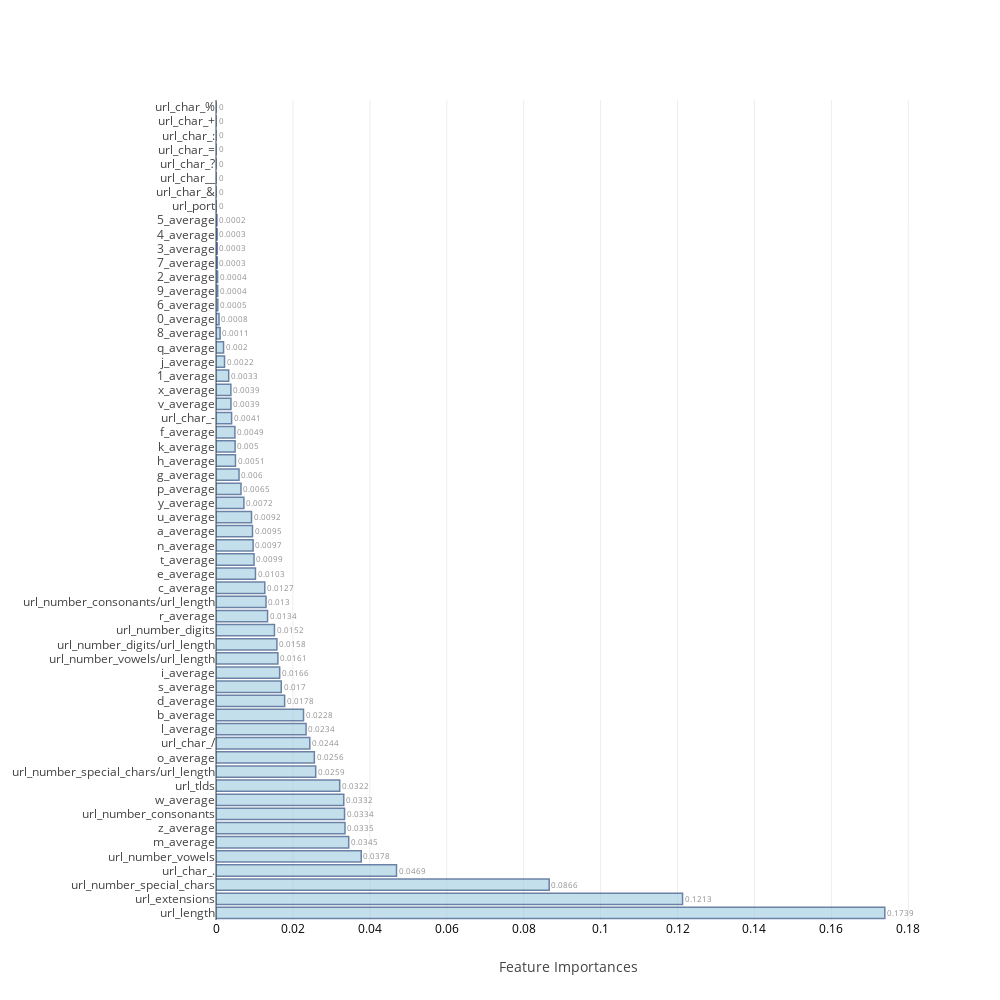

The notebook cell saved with this chart:
### Code cell
feat_imp=[None]*4
j=0
for i in range(0,8):
    if i>=2 and i<=5:
        model,cm_train,cm_test,acc_train,acc_test,roc_auc,feat_imp[j],mcc=f[i](X_train,Y_train,scaled_X_test,test_Y,columns)
        j=j+1
    else:
        model,cm_train,cm_test,acc_train,acc_test,roc_auc,mcc=f[i](X_train,Y_train,scaled_X_test,test_Y)
    table_80_80_train.loc[i]=   ([acc_train,cm_train.TP,cm_train.TN,cm_train.FP,cm_train.FN,cm_train.FPR,cm_train.FNR])
    table_80_80_test.loc[i] =   ([acc_test ,cm_test.TP, cm_test.TN, cm_test.FP, cm_test.FN, cm_test.FPR, cm_test.FNR,roc_auc,mcc])
    print("\n")

### Figure 1 — Plotly figure (JSON) as saved in the notebook; plotly's stock layout.template omitted (floating-point values rounded to 4 significant figures)
{"data": [{"marker": {"color": "rgb(158,202,225)", "line": {"color": "rgb(8,48,107)", "width": 1.5}}, "opacity": 0.6, "orientation": "h", "text": [0.1739, 0.1213, 0.0866, 0.0469, 0.0378, 0.0345, 0.0335, 0.0334, 0.0332, 0.0322, 0.0259, 0.0256, 0.0244, 0.0234, 0.0228, 0.0178, 0.017, 0.0166, 0.0161, 0.0158, 0.0152, 0.0134, 0.013, 0.0127, 0.0103, 0.0099, 0.0097, 0.0095, 0.0092, 0.0072, 0.0065, 0.006, 0.0051, 0.005, 0.0049, 0.0041, 0.0039, 0.0039, 0.0033, 0.0022, 0.002, 0.0011, 0.0008, 0.0005, 0.0004, 0.0004, 0.0003, 0.0003, 0.0003, 0.0002, 0, 0, 0, 0, 0, 0, 0, 0], "textposition": "outside", "type": "bar", "uid": "d76a871f-dec5-4803-a2e6-7723e4f9e8d0", "x": [0.1739, 0.1213, 0.08664, 0.04694, 0.03776, 0.0345, 0.03354, 0.03342, 0.03322, 0.03217, 0.02593, 0.02557, 0.02439, 0.02342, 0.02276, 0.01785, 0.01697, 0.01656, 0.0161, 0.01583, 0.0152, 0.01341, 0.01301, 0.01268, 0.01026, 0.009888, 0.009651, 0.009486, 0.009235, 0.007246, 0.0065, 0.005986, 0.005062, 0.004969, 0.004916, 0.004059, 0.00389, 0.003872, 0.003303, 0.002218, 0.001964, 0.001069, 0.0007883, 0.0004699, 0.0004389, 0.0004184, 0.0003397, 0.0003336, 0.000303, 0.0002468, 1.721e-05, 0, 0, 0, 0, 0, 0, 0], "y": ["url_length", "url_extensions", "url_number_special_chars", "url_char_.", "url_number_vowels", "m_average", "z_average", "url_number_consonants", "w_average", "url_tlds", "url_number_special_chars/url_length", "o_average", "url_char_/", "l_average", "b_average", "d_average", "s_average", "i_average", "url_number_vowels/url_length", "url_number_digits/url_length", "url_number_digits", "r_average", "url_number_consonants/url_length", "c_average", "e_average", "t_average", "n_average", "a_average", "u_average", "y_average", "p_average", "g_average", "h_average", "k_average", "f_average", "url_char_-", "v_average", "x_average", "1_average", "j_average", "q_average", "8_average", "0_average", "6_average", "9_average", "2_average", "7_average", "3_average", "4_average", "5_average", "url_port", "url_char_&", "url_char__", "url_char_?", "url_char_=", "url_char_:", "url_char_+", "url_char_%"]}], "layout": {"autosize": false, "height": 1000, "width": 1000, "xaxis": {"tickfont": {"color": "black", "size": 12}, "title": "Feature Importances"}, "yaxis": {"automargin": true}}}
